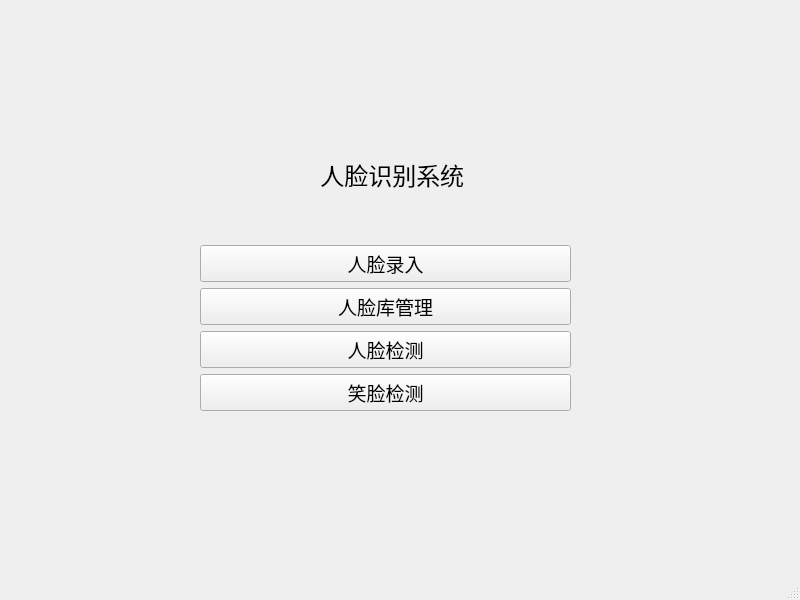
<?xml version="1.0" encoding="UTF-8"?>
<ui version="4.0">
 <class>MainWindow</class>
 <widget class="QMainWindow" name="MainWindow">
  <property name="geometry">
   <rect>
    <x>0</x>
    <y>0</y>
    <width>800</width>
    <height>600</height>
   </rect>
  </property>
  <property name="windowTitle">
   <string>MainWindow</string>
  </property>
  <widget class="QWidget" name="centralwidget">
   <widget class="QStackedWidget" name="stackedWidget">
    <property name="geometry">
     <rect>
      <x>60</x>
      <y>50</y>
      <width>661</width>
      <height>441</height>
     </rect>
    </property>
    <property name="currentIndex">
     <number>0</number>
    </property>
    <widget class="QWidget" name="page">
     <widget class="QWidget" name="widget" native="true">
      <property name="geometry">
       <rect>
        <x>140</x>
        <y>60</y>
        <width>371</width>
        <height>301</height>
       </rect>
      </property>
      <layout class="QVBoxLayout" name="verticalLayout">
       <item>
        <widget class="QWidget" name="widget_2" native="true">
         <layout class="QHBoxLayout" name="horizontalLayout">
          <item>
           <spacer name="horizontalSpacer_2">
            <property name="orientation">
             <enum>Qt::Horizontal</enum>
            </property>
            <property name="sizeHint" stdset="0">
             <size>
              <width>61</width>
              <height>20</height>
             </size>
            </property>
           </spacer>
          </item>
          <item>
           <widget class="QLabel" name="label_19">
            <property name="font">
             <font>
              <family>Arial</family>
              <pointsize>18</pointsize>
             </font>
            </property>
            <property name="text">
             <string>  人脸识别系统</string>
            </property>
           </widget>
          </item>
          <item>
           <spacer name="horizontalSpacer">
            <property name="orientation">
             <enum>Qt::Horizontal</enum>
            </property>
            <property name="sizeHint" stdset="0">
             <size>
              <width>60</width>
              <height>20</height>
             </size>
            </property>
           </spacer>
          </item>
         </layout>
        </widget>
       </item>
       <item>
        <widget class="QPushButton" name="captureBtn">
         <property name="font">
          <font>
           <family>Agency FB</family>
           <pointsize>14</pointsize>
          </font>
         </property>
         <property name="text">
          <string>人脸录入</string>
         </property>
         <property name="iconSize">
          <size>
           <width>16</width>
           <height>16</height>
          </size>
         </property>
        </widget>
       </item>
       <item>
        <widget class="QPushButton" name="libraryBtn">
         <property name="font">
          <font>
           <family>Agency FB</family>
           <pointsize>14</pointsize>
          </font>
         </property>
         <property name="text">
          <string>人脸库管理</string>
         </property>
        </widget>
       </item>
       <item>
        <widget class="QPushButton" name="detectionBtn">
         <property name="font">
          <font>
           <family>Agency FB</family>
           <pointsize>14</pointsize>
          </font>
         </property>
         <property name="text">
          <string>人脸检测</string>
         </property>
        </widget>
       </item>
       <item>
        <widget class="QPushButton" name="pushButton_4">
         <property name="font">
          <font>
           <family>Agency FB</family>
           <pointsize>14</pointsize>
          </font>
         </property>
         <property name="text">
          <string>笑脸检测</string>
         </property>
        </widget>
       </item>
      </layout>
     </widget>
    </widget>
    <widget class="QWidget" name="page_2">
     <widget class="QStackedWidget" name="stackedWidget_2">
      <property name="geometry">
       <rect>
        <x>90</x>
        <y>70</y>
        <width>481</width>
        <height>311</height>
       </rect>
      </property>
      <property name="currentIndex">
       <number>0</number>
      </property>
      <widget class="QWidget" name="page_4">
       <widget class="QWidget" name="widget_6" native="true">
        <property name="geometry">
         <rect>
          <x>70</x>
          <y>40</y>
          <width>291</width>
          <height>221</height>
         </rect>
        </property>
        <layout class="QVBoxLayout" name="verticalLayout_2">
         <item>
          <widget class="QWidget" name="widget_3" native="true">
           <layout class="QHBoxLayout" name="horizontalLayout_2">
            <item>
             <widget class="QLabel" name="label">
              <property name="font">
               <font>
                <family>Agency FB</family>
                <pointsize>14</pointsize>
               </font>
              </property>
              <property name="text">
               <string>摄像头：</string>
              </property>
             </widget>
            </item>
            <item>
             <widget class="QPushButton" name="caremaBtn">
              <property name="font">
               <font>
                <family>Agency FB</family>
                <pointsize>14</pointsize>
               </font>
              </property>
              <property name="text">
               <string>拍照</string>
              </property>
             </widget>
            </item>
           </layout>
          </widget>
         </item>
         <item>
          <widget class="QWidget" name="widget_4" native="true">
           <layout class="QHBoxLayout" name="horizontalLayout_3">
            <item>
             <widget class="QLabel" name="label_2">
              <property name="font">
               <font>
                <family>Agency FB</family>
                <pointsize>14</pointsize>
               </font>
              </property>
              <property name="text">
               <string>照片：</string>
              </property>
             </widget>
            </item>
            <item>
             <widget class="QPushButton" name="phoneBtn">
              <property name="font">
               <font>
                <family>Agency FB</family>
                <pointsize>14</pointsize>
               </font>
              </property>
              <property name="text">
               <string>录入</string>
              </property>
             </widget>
            </item>
           </layout>
          </widget>
         </item>
         <item>
          <widget class="QWidget" name="widget_5" native="true">
           <layout class="QHBoxLayout" name="horizontalLayout_4">
            <item>
             <spacer name="horizontalSpacer_3">
              <property name="orientation">
               <enum>Qt::Horizontal</enum>
              </property>
              <property name="sizeHint" stdset="0">
               <size>
                <width>153</width>
                <height>20</height>
               </size>
              </property>
             </spacer>
            </item>
            <item>
             <widget class="QPushButton" name="pushButton_3">
              <property name="font">
               <font>
                <family>Agency FB</family>
                <pointsize>14</pointsize>
               </font>
              </property>
              <property name="text">
               <string>下一页</string>
              </property>
             </widget>
            </item>
           </layout>
          </widget>
         </item>
        </layout>
       </widget>
      </widget>
      <widget class="QWidget" name="page_5">
       <widget class="QWidget" name="widget_11" native="true">
        <property name="geometry">
         <rect>
          <x>49</x>
          <y>20</y>
          <width>361</width>
          <height>281</height>
         </rect>
        </property>
        <layout class="QVBoxLayout" name="verticalLayout_3">
         <item>
          <widget class="QFrame" name="frame">
           <property name="frameShape">
            <enum>QFrame::StyledPanel</enum>
           </property>
           <property name="frameShadow">
            <enum>QFrame::Raised</enum>
           </property>
           <layout class="QHBoxLayout" name="horizontalLayout_5">
            <item>
             <widget class="QLabel" name="label_3">
              <property name="font">
               <font>
                <family>Agency FB</family>
                <pointsize>14</pointsize>
               </font>
              </property>
              <property name="text">
               <string>编号：</string>
              </property>
             </widget>
            </item>
            <item>
             <widget class="QLineEdit" name="idEdit">
              <property name="font">
               <font>
                <family>Agency FB</family>
               </font>
              </property>
             </widget>
            </item>
           </layout>
          </widget>
         </item>
         <item>
          <widget class="QWidget" name="widget_7" native="true">
           <layout class="QHBoxLayout" name="horizontalLayout_6">
            <item>
             <widget class="QLabel" name="label_4">
              <property name="font">
               <font>
                <family>Agency FB</family>
                <pointsize>14</pointsize>
               </font>
              </property>
              <property name="text">
               <string>姓名：</string>
              </property>
             </widget>
            </item>
            <item>
             <widget class="QLineEdit" name="nameEdit">
              <property name="font">
               <font>
                <family>Agency FB</family>
                <pointsize>9</pointsize>
               </font>
              </property>
             </widget>
            </item>
           </layout>
          </widget>
         </item>
         <item>
          <widget class="QWidget" name="widget_8" native="true">
           <layout class="QHBoxLayout" name="horizontalLayout_7">
            <item>
             <widget class="QLabel" name="label_5">
              <property name="font">
               <font>
                <family>Agency FB</family>
                <pointsize>14</pointsize>
               </font>
              </property>
              <property name="text">
               <string>性别：</string>
              </property>
             </widget>
            </item>
            <item>
             <widget class="QComboBox" name="genderBox">
              <property name="font">
               <font>
                <family>Agency FB</family>
                <pointsize>10</pointsize>
               </font>
              </property>
              <item>
               <property name="text">
                <string>男</string>
               </property>
              </item>
              <item>
               <property name="text">
                <string>女</string>
               </property>
              </item>
             </widget>
            </item>
           </layout>
          </widget>
         </item>
         <item>
          <widget class="QWidget" name="widget_9" native="true">
           <layout class="QHBoxLayout" name="horizontalLayout_8">
            <item>
             <widget class="QLabel" name="label_6">
              <property name="font">
               <font>
                <family>Agency FB</family>
                <pointsize>14</pointsize>
               </font>
              </property>
              <property name="text">
               <string>年龄：</string>
              </property>
             </widget>
            </item>
            <item>
             <widget class="QLineEdit" name="ageEdit">
              <property name="font">
               <font>
                <family>Agency FB</family>
                <pointsize>9</pointsize>
               </font>
              </property>
             </widget>
            </item>
           </layout>
          </widget>
         </item>
         <item>
          <widget class="QWidget" name="widget_10" native="true">
           <layout class="QHBoxLayout" name="horizontalLayout_9">
            <item>
             <spacer name="horizontalSpacer_4">
              <property name="orientation">
               <enum>Qt::Horizontal</enum>
              </property>
              <property name="sizeHint" stdset="0">
               <size>
                <width>223</width>
                <height>20</height>
               </size>
              </property>
             </spacer>
            </item>
            <item>
             <widget class="QPushButton" name="sureBtn">
              <property name="font">
               <font>
                <family>Agency FB</family>
                <pointsize>12</pointsize>
               </font>
              </property>
              <property name="text">
               <string>确定</string>
              </property>
             </widget>
            </item>
           </layout>
          </widget>
         </item>
        </layout>
       </widget>
      </widget>
     </widget>
     <widget class="QPushButton" name="pushButton">
      <property name="geometry">
       <rect>
        <x>30</x>
        <y>20</y>
        <width>93</width>
        <height>28</height>
       </rect>
      </property>
      <property name="text">
       <string>返回</string>
      </property>
     </widget>
     <widget class="QLabel" name="label_20">
      <property name="geometry">
       <rect>
        <x>240</x>
        <y>30</y>
        <width>171</width>
        <height>41</height>
       </rect>
      </property>
      <property name="font">
       <font>
        <family>Agency FB</family>
        <pointsize>18</pointsize>
       </font>
      </property>
      <property name="text">
       <string>人脸录入</string>
      </property>
     </widget>
    </widget>
    <widget class="QWidget" name="page_3">
     <widget class="QStackedWidget" name="stackedWidget_3">
      <property name="geometry">
       <rect>
        <x>20</x>
        <y>10</y>
        <width>611</width>
        <height>421</height>
       </rect>
      </property>
      <property name="currentIndex">
       <number>0</number>
      </property>
      <widget class="QWidget" name="page_8">
       <widget class="QLabel" name="label_7">
        <property name="geometry">
         <rect>
          <x>230</x>
          <y>10</y>
          <width>161</width>
          <height>61</height>
         </rect>
        </property>
        <property name="font">
         <font>
          <family>Agency FB</family>
          <pointsize>18</pointsize>
         </font>
        </property>
        <property name="text">
         <string>人脸库管理</string>
        </property>
       </widget>
       <widget class="QPushButton" name="returnBtn2">
        <property name="geometry">
         <rect>
          <x>10</x>
          <y>10</y>
          <width>93</width>
          <height>28</height>
         </rect>
        </property>
        <property name="text">
         <string>返回</string>
        </property>
       </widget>
       <widget class="QWidget" name="widget_12" native="true">
        <property name="geometry">
         <rect>
          <x>130</x>
          <y>120</y>
          <width>341</width>
          <height>241</height>
         </rect>
        </property>
        <layout class="QVBoxLayout" name="verticalLayout_4">
         <item>
          <widget class="QLineEdit" name="idInput">
           <property name="font">
            <font>
             <family>Agency FB</family>
             <pointsize>12</pointsize>
            </font>
           </property>
          </widget>
         </item>
         <item>
          <widget class="QPushButton" name="findBtn">
           <property name="font">
            <font>
             <family>Agency FB</family>
             <pointsize>14</pointsize>
            </font>
           </property>
           <property name="text">
            <string>查找</string>
           </property>
          </widget>
         </item>
         <item>
          <widget class="QPushButton" name="deleteBtn">
           <property name="font">
            <font>
             <family>Agency FB</family>
             <pointsize>14</pointsize>
            </font>
           </property>
           <property name="text">
            <string>删除</string>
           </property>
          </widget>
         </item>
         <item>
          <widget class="QPushButton" name="changeBtn">
           <property name="font">
            <font>
             <family>Agency FB</family>
             <pointsize>14</pointsize>
            </font>
           </property>
           <property name="text">
            <string>修改</string>
           </property>
          </widget>
         </item>
        </layout>
       </widget>
      </widget>
      <widget class="QWidget" name="page_9">
       <widget class="QWidget" name="widget_20" native="true">
        <property name="geometry">
         <rect>
          <x>120</x>
          <y>90</y>
          <width>351</width>
          <height>281</height>
         </rect>
        </property>
        <layout class="QVBoxLayout" name="verticalLayout_6">
         <item>
          <widget class="QWidget" name="widget_16" native="true">
           <layout class="QHBoxLayout" name="horizontalLayout_13">
            <item>
             <widget class="QLabel" name="label_8">
              <property name="font">
               <font>
                <family>Agency FB</family>
                <pointsize>14</pointsize>
               </font>
              </property>
              <property name="text">
               <string>编号：</string>
              </property>
             </widget>
            </item>
            <item>
             <widget class="QLineEdit" name="idShow"/>
            </item>
           </layout>
          </widget>
         </item>
         <item>
          <widget class="QWidget" name="widget_17" native="true">
           <layout class="QHBoxLayout" name="horizontalLayout_14">
            <item>
             <widget class="QLabel" name="label_9">
              <property name="font">
               <font>
                <family>Agency FB</family>
                <pointsize>14</pointsize>
               </font>
              </property>
              <property name="text">
               <string>姓名：</string>
              </property>
             </widget>
            </item>
            <item>
             <widget class="QLineEdit" name="nameShow"/>
            </item>
           </layout>
          </widget>
         </item>
         <item>
          <widget class="QWidget" name="widget_18" native="true">
           <layout class="QHBoxLayout" name="horizontalLayout_15">
            <item>
             <widget class="QLabel" name="label_10">
              <property name="font">
               <font>
                <family>Agency FB</family>
                <pointsize>14</pointsize>
               </font>
              </property>
              <property name="text">
               <string>性别：</string>
              </property>
             </widget>
            </item>
            <item>
             <widget class="QLineEdit" name="genderShow"/>
            </item>
           </layout>
          </widget>
         </item>
         <item>
          <widget class="QWidget" name="widget_19" native="true">
           <layout class="QHBoxLayout" name="horizontalLayout_16">
            <item>
             <widget class="QLabel" name="label_11">
              <property name="font">
               <font>
                <family>Agency FB</family>
                <pointsize>14</pointsize>
               </font>
              </property>
              <property name="text">
               <string>年龄：</string>
              </property>
             </widget>
            </item>
            <item>
             <widget class="QLineEdit" name="ageShow"/>
            </item>
           </layout>
          </widget>
         </item>
         <item>
          <widget class="QWidget" name="widget_21" native="true">
           <layout class="QHBoxLayout" name="horizontalLayout_17">
            <item>
             <spacer name="horizontalSpacer_6">
              <property name="orientation">
               <enum>Qt::Horizontal</enum>
              </property>
              <property name="sizeHint" stdset="0">
               <size>
                <width>213</width>
                <height>20</height>
               </size>
              </property>
             </spacer>
            </item>
            <item>
             <widget class="QPushButton" name="sureBtn2">
              <property name="font">
               <font>
                <family>Agency FB</family>
                <pointsize>14</pointsize>
               </font>
              </property>
              <property name="text">
               <string>确定</string>
              </property>
             </widget>
            </item>
           </layout>
          </widget>
         </item>
        </layout>
       </widget>
      </widget>
      <widget class="QWidget" name="page_10">
       <widget class="QWidget" name="widget_26" native="true">
        <property name="geometry">
         <rect>
          <x>70</x>
          <y>30</y>
          <width>461</width>
          <height>341</height>
         </rect>
        </property>
        <layout class="QVBoxLayout" name="verticalLayout_7">
         <item>
          <widget class="QWidget" name="widget_22" native="true">
           <layout class="QHBoxLayout" name="horizontalLayout_21">
            <item>
             <widget class="QLabel" name="label_12">
              <property name="font">
               <font>
                <family>Agency FB</family>
                <pointsize>14</pointsize>
               </font>
              </property>
              <property name="text">
               <string>姓名：</string>
              </property>
             </widget>
            </item>
            <item>
             <widget class="QLineEdit" name="newName"/>
            </item>
           </layout>
          </widget>
         </item>
         <item>
          <widget class="QWidget" name="widget_23" native="true">
           <layout class="QHBoxLayout" name="horizontalLayout_20">
            <item>
             <widget class="QLabel" name="label_13">
              <property name="font">
               <font>
                <family>Agency FB</family>
                <pointsize>14</pointsize>
               </font>
              </property>
              <property name="text">
               <string>性别：</string>
              </property>
             </widget>
            </item>
            <item>
             <widget class="QComboBox" name="newGender">
              <property name="font">
               <font>
                <family>Agency FB</family>
                <pointsize>10</pointsize>
               </font>
              </property>
              <item>
               <property name="text">
                <string>男</string>
               </property>
              </item>
              <item>
               <property name="text">
                <string>女</string>
               </property>
              </item>
             </widget>
            </item>
           </layout>
          </widget>
         </item>
         <item>
          <widget class="QWidget" name="widget_24" native="true">
           <layout class="QHBoxLayout" name="horizontalLayout_19">
            <item>
             <widget class="QLabel" name="label_14">
              <property name="font">
               <font>
                <family>Agency FB</family>
                <pointsize>14</pointsize>
               </font>
              </property>
              <property name="text">
               <string>年龄：</string>
              </property>
             </widget>
            </item>
            <item>
             <widget class="QLineEdit" name="newAge"/>
            </item>
           </layout>
          </widget>
         </item>
         <item>
          <widget class="QWidget" name="widget_25" native="true">
           <layout class="QHBoxLayout" name="horizontalLayout_18">
            <item>
             <spacer name="horizontalSpacer_7">
              <property name="orientation">
               <enum>Qt::Horizontal</enum>
              </property>
              <property name="sizeHint" stdset="0">
               <size>
                <width>323</width>
                <height>20</height>
               </size>
              </property>
             </spacer>
            </item>
            <item>
             <widget class="QPushButton" name="changeBtn2">
              <property name="font">
               <font>
                <family>Agency FB</family>
                <pointsize>14</pointsize>
               </font>
              </property>
              <property name="text">
               <string>完成</string>
              </property>
             </widget>
            </item>
           </layout>
          </widget>
         </item>
        </layout>
       </widget>
      </widget>
     </widget>
    </widget>
    <widget class="QWidget" name="page_6">
     <widget class="QPushButton" name="returnBtn3">
      <property name="geometry">
       <rect>
        <x>30</x>
        <y>20</y>
        <width>93</width>
        <height>28</height>
       </rect>
      </property>
      <property name="text">
       <string>返回</string>
      </property>
     </widget>
     <widget class="QLabel" name="label_15">
      <property name="geometry">
       <rect>
        <x>240</x>
        <y>30</y>
        <width>121</width>
        <height>51</height>
       </rect>
      </property>
      <property name="font">
       <font>
        <family>Agency FB</family>
        <pointsize>18</pointsize>
       </font>
      </property>
      <property name="text">
       <string>人脸识别</string>
      </property>
     </widget>
     <widget class="QWidget" name="widget_14" native="true">
      <property name="geometry">
       <rect>
        <x>190</x>
        <y>140</y>
        <width>229</width>
        <height>132</height>
       </rect>
      </property>
      <layout class="QVBoxLayout" name="verticalLayout_5">
       <item>
        <widget class="QFrame" name="frame_2">
         <property name="frameShape">
          <enum>QFrame::StyledPanel</enum>
         </property>
         <property name="frameShadow">
          <enum>QFrame::Raised</enum>
         </property>
         <layout class="QHBoxLayout" name="horizontalLayout_10">
          <item>
           <widget class="QLabel" name="label_16">
            <property name="font">
             <font>
              <family>Agency FB</family>
              <pointsize>14</pointsize>
             </font>
            </property>
            <property name="text">
             <string>摄像头：</string>
            </property>
           </widget>
          </item>
          <item>
           <widget class="QPushButton" name="pushButton_13">
            <property name="font">
             <font>
              <family>Agency FB</family>
              <pointsize>14</pointsize>
             </font>
            </property>
            <property name="text">
             <string>拍照</string>
            </property>
           </widget>
          </item>
         </layout>
        </widget>
       </item>
       <item>
        <widget class="QWidget" name="widget_13" native="true">
         <layout class="QHBoxLayout" name="horizontalLayout_11">
          <item>
           <spacer name="horizontalSpacer_5">
            <property name="orientation">
             <enum>Qt::Horizontal</enum>
            </property>
            <property name="sizeHint" stdset="0">
             <size>
              <width>91</width>
              <height>20</height>
             </size>
            </property>
           </spacer>
          </item>
          <item>
           <widget class="QPushButton" name="submitBtn">
            <property name="font">
             <font>
              <family>Agency FB</family>
              <pointsize>12</pointsize>
             </font>
            </property>
            <property name="text">
             <string>查找</string>
            </property>
           </widget>
          </item>
         </layout>
        </widget>
       </item>
      </layout>
     </widget>
    </widget>
    <widget class="QWidget" name="page_7">
     <widget class="QPushButton" name="returnBtn4">
      <property name="geometry">
       <rect>
        <x>30</x>
        <y>20</y>
        <width>93</width>
        <height>28</height>
       </rect>
      </property>
      <property name="text">
       <string>返回</string>
      </property>
     </widget>
     <widget class="QLabel" name="label_17">
      <property name="geometry">
       <rect>
        <x>250</x>
        <y>60</y>
        <width>131</width>
        <height>51</height>
       </rect>
      </property>
      <property name="font">
       <font>
        <family>Agency FB</family>
        <pointsize>18</pointsize>
       </font>
      </property>
      <property name="text">
       <string>笑脸检测</string>
      </property>
     </widget>
     <widget class="QWidget" name="widget_15" native="true">
      <property name="geometry">
       <rect>
        <x>170</x>
        <y>190</y>
        <width>291</width>
        <height>91</height>
       </rect>
      </property>
      <layout class="QHBoxLayout" name="horizontalLayout_12">
       <item>
        <widget class="QLabel" name="label_18">
         <property name="font">
          <font>
           <family>Agency FB</family>
           <pointsize>16</pointsize>
          </font>
         </property>
         <property name="text">
          <string>摄像头：</string>
         </property>
        </widget>
       </item>
       <item>
        <widget class="QPushButton" name="smileBtn">
         <property name="font">
          <font>
           <family>Agency FB</family>
           <pointsize>16</pointsize>
          </font>
         </property>
         <property name="text">
          <string>拍照</string>
         </property>
        </widget>
       </item>
      </layout>
     </widget>
    </widget>
   </widget>
  </widget>
  <widget class="QMenuBar" name="menubar">
   <property name="geometry">
    <rect>
     <x>0</x>
     <y>0</y>
     <width>800</width>
     <height>26</height>
    </rect>
   </property>
  </widget>
  <widget class="QStatusBar" name="statusbar"/>
 </widget>
 <resources/>
 <connections/>
</ui>
